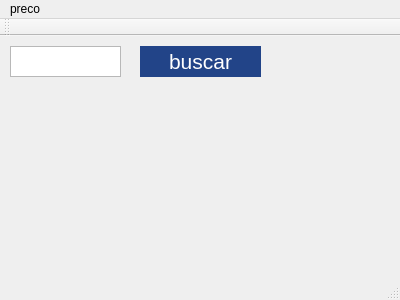
<?xml version="1.0" encoding="UTF-8"?>
<ui version="4.0">
 <class>MainWindow</class>
 <widget class="QMainWindow" name="MainWindow">
  <property name="geometry">
   <rect>
    <x>0</x>
    <y>0</y>
    <width>400</width>
    <height>300</height>
   </rect>
  </property>
  <property name="windowTitle">
   <string>MainWindow</string>
  </property>
  <widget class="QWidget" name="centralWidget">
   <widget class="QPushButton" name="pushButton_2">
    <property name="geometry">
     <rect>
      <x>140</x>
      <y>10</y>
      <width>121</width>
      <height>31</height>
     </rect>
    </property>
    <property name="styleSheet">
     <string notr="true">background:#248;
color:#fff;
font-size:16pt;
border:none;
border-radois:10px;
</string>
    </property>
    <property name="text">
     <string>buscar</string>
    </property>
   </widget>
   <widget class="QTextEdit" name="textEdit">
    <property name="geometry">
     <rect>
      <x>10</x>
      <y>10</y>
      <width>111</width>
      <height>31</height>
     </rect>
    </property>
   </widget>
  </widget>
  <widget class="QMenuBar" name="menuBar">
   <property name="geometry">
    <rect>
     <x>0</x>
     <y>0</y>
     <width>400</width>
     <height>21</height>
    </rect>
   </property>
   <widget class="QMenu" name="menupreco">
    <property name="title">
     <string>preco</string>
    </property>
    <addaction name="actionquantidade"/>
    <addaction name="actiontamanho"/>
   </widget>
   <addaction name="menupreco"/>
  </widget>
  <widget class="QToolBar" name="mainToolBar">
   <attribute name="toolBarArea">
    <enum>TopToolBarArea</enum>
   </attribute>
   <attribute name="toolBarBreak">
    <bool>false</bool>
   </attribute>
  </widget>
  <widget class="QStatusBar" name="statusBar"/>
  <action name="actionquantidade">
   <property name="text">
    <string>quantidade</string>
   </property>
  </action>
  <action name="actiontamanho">
   <property name="text">
    <string>tamanho</string>
   </property>
  </action>
 </widget>
 <layoutdefault spacing="6" margin="11"/>
 <resources/>
 <connections/>
</ui>
